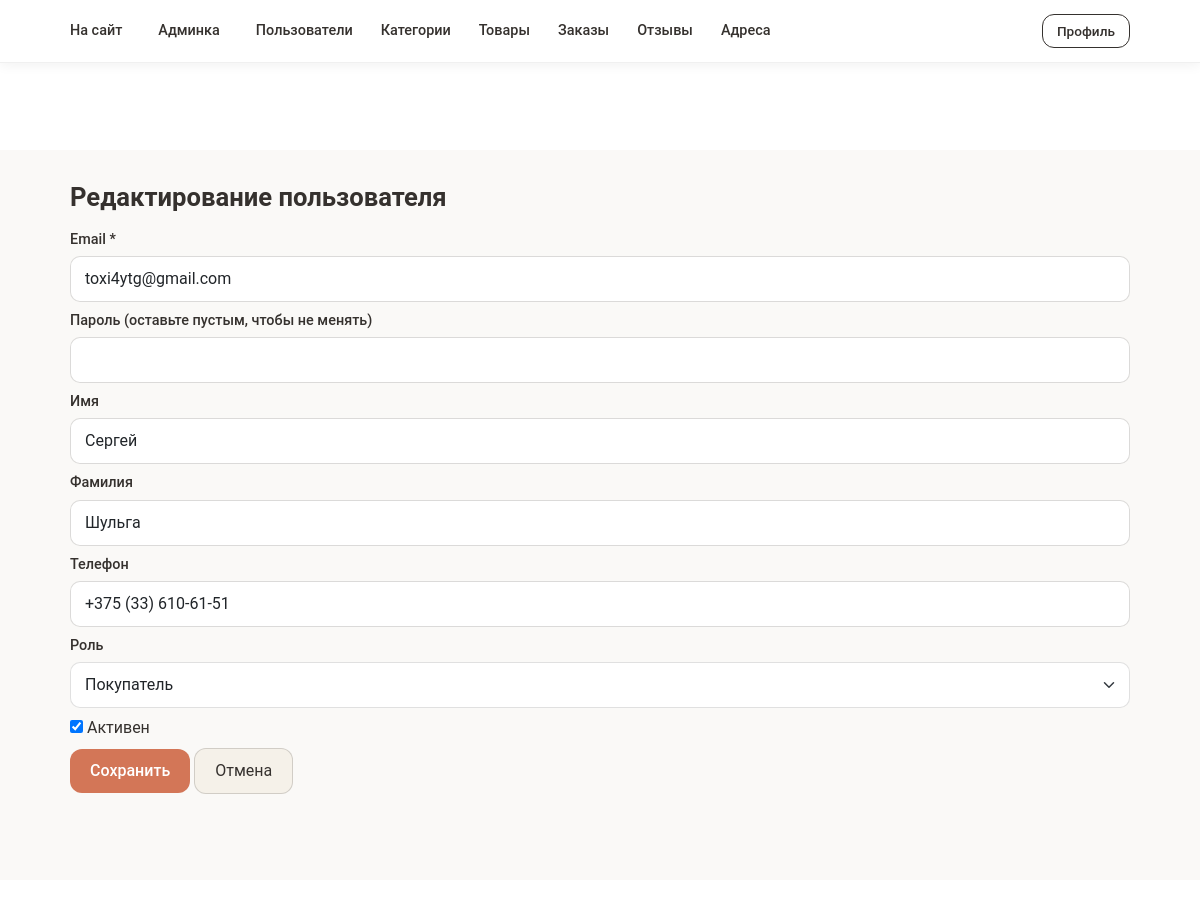
/admin/user_edit.php?id=2 (signed in), run on the app's committed database.
### tables this page shows
CREATE TABLE `users` (
  `id` int UNSIGNED NOT NULL,
  `email` varchar(255) NOT NULL,
  `password_hash` varchar(255) NOT NULL,
  `first_name` varchar(100) NOT NULL DEFAULT '',
  `last_name` varchar(100) NOT NULL DEFAULT '',
  `phone` varchar(50) DEFAULT NULL,
  `role` enum('customer','admin') NOT NULL DEFAULT 'customer',
  `is_active` tinyint(1) NOT NULL DEFAULT '1',
  `created_at` datetime NOT NULL DEFAULT (now()),
  `updated_at` datetime NOT NULL DEFAULT (now()) ON UPDATE CURRENT_TIMESTAMP
);

### admin/user_edit.php (the view, shortened to what this page needs)
<?php
require_once __DIR__ . '/common.php';
$id = isset($_GET['id']) ? (int)$_GET['id'] : 0;
$user = null;
if ($id) {
    $stmt = $pdo->prepare('SELECT * FROM users WHERE id = ?');
    $stmt->execute([$id]);
    $user = $stmt->fetch();
}
$pageTitle = $user ? 'Редактирование пользователя' : 'Новый пользователь';
require_once __DIR__ . '/header.php';
?>
<div class="container">
    <h1 class="mb-3"><?= $pageTitle ?></h1>
    <form method="post" class="mw-500">
        <div class="mb-2"><label class="form-label">Email *</label><input type="email" name="email" class="form-control" required value="<?= htmlspecialchars($user['email'] ?? $_POST['email'] ?? '') ?>"></div>
        <div class="mb-2"><label class="form-label">Пароль <?= $id ? '(оставьте пустым, чтобы не менять)' : '*' ?></label><input type="password" name="password" class="form-control" <?= $id ? '' : 'required' ?>></div>
        <div class="mb-2"><label class="form-label">Имя</label><input type="text" name="first_name" class="form-control" value="<?= htmlspecialchars($user['first_name'] ?? $_POST['first_name'] ?? '') ?>"></div>
        <div class="mb-2"><label class="form-label">Фамилия</label><input type="text" name="last_name" class="form-control" value="<?= htmlspecialchars($user['last_name'] ?? $_POST['last_name'] ?? '') ?>"></div>
        <div class="mb-2"><label class="form-label">Телефон</label><input type="text" name="phone" class="form-control" value="<?= htmlspecialchars($user['phone'] ?? $_POST['phone'] ?? '') ?>"></div>
        <div class="mb-2"><label class="form-label">Роль</label><select name="role" class="form-select"><option value="customer" <?= ($user['role'] ?? '') === 'customer' ? 'selected' : '' ?>>Покупатель</option></select></div>
        <div class="mb-2"><label><input type="checkbox" name="is_active" value="1" <?= ($user['is_active'] ?? 1) ? 'checked' : '' ?>> Активен</label></div>
        <button type="submit" class="btn btn-primary">Сохранить</button>
        <a href="users.php" class="btn btn-secondary">Отмена</a>
    </form>
</div>
<?php require_once __DIR__ . '/footer.php';

### css/index.css (style rules this page uses)
* { padding: 0; margin: 0; border: 0; box-sizing: border-box; }
body { min-width: 320px; font-family: 'Roboto', sans-serif; color: #35312e; line-height: 1.5; }
html, body { height: 100%; width: 100%; scroll-behavior: smooth; --c-red: #670A18; --c-primary: #d37657; --c-dark: #35312e; --c-light: #f5f1e9; }
button { cursor: pointer; transition: all 0.3s ease; }
a { color: inherit; text-decoration: none; transition: color 0.3s ease, transform 0.3s ease; }
h1, h2, h3, h4, h5, h6 { font-weight: 400; text-wrap: balance; margin-bottom: 1rem; }
.container { max-width: 1344px; padding: 20px 15px; margin: 0 auto; }
.form-label { display: block; font-size: 0.9rem; margin-bottom: 0.35rem; color: var(--c-dark); }

### admin/css/admin.css (style rules this page uses)
:root { --c-primary: #d37657; --c-dark: #35312e; --c-light: #f5f1e9; --c-red: #670A18; }
.admin-page .container, .admin-container { max-width: 1100px; margin: 0 auto; padding: 0 20px; }
.admin-page .container > h1, .admin-page .mb-3:first-of-type { font-size: 1.6rem; font-weight: 600; color: var(--c-dark); margin-bottom: 1.25rem; }
.admin-page .container .form-label { font-weight: 500; color: var(--c-dark); margin-bottom: 0.35rem; }
.admin-page .container .form-control, .admin-page .container .form-select { border-radius: 10px; border: 1px solid rgba(0,0,0,0.12); padding: 10px 14px; }
.admin-page .container .btn-primary { background: var(--c-primary); border: none; border-radius: 12px; padding: 10px 20px; font-weight: 500; }
.admin-page .container .btn-secondary { background: var(--c-light); color: var(--c-dark); border: 1px solid rgba(0,0,0,0.15); border-radius: 12px; padding: 10px 20px; }

### data on the page
users: email "toxi4ytg@gmail.com", first_name "Сергей", last_name "Шульга", phone "+375 (33) 610-61-51", role "Покупатель", is_active "☑"

### other printed values
$pageTitle "Редактирование пользователя"
